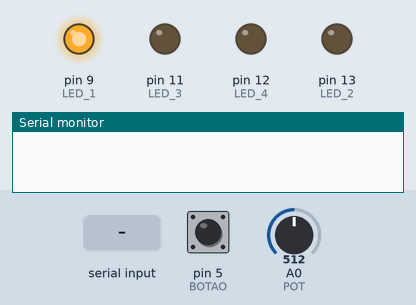
A sketch run on a simulated Arduino Uno, built with avr-gcc and run on an emulated ATmega328P. On the bench: output pins drawn as LEDs (lit = HIGH), the last lines printed to the serial monitor. Dashed ring = blinking. Inputs (shaded band) come from the test bench; at power-on: A0 (POT) = 512, pin 5 (BOTAO) LOW.

Above: at 1.2 s.
1.3 s: A0 (POT) set to 522
At 2.8 s:
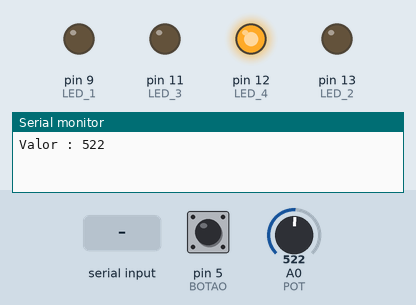
4.3 s: pin 5 (BOTAO) pulled HIGH for 0.15 s
At 5.6 s:
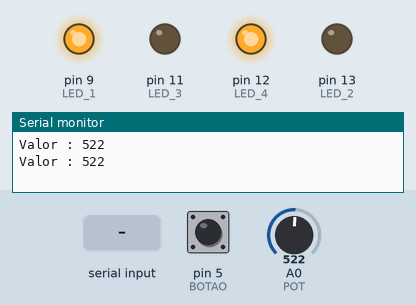
7.3 s: "30,150\n" received over Serial
At 8.1 s:
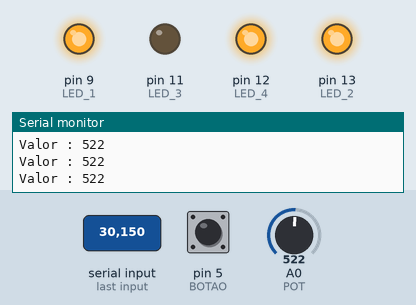
10.3 s: pin 5 (BOTAO) pulled HIGH for 1 s
At 11.0 s:
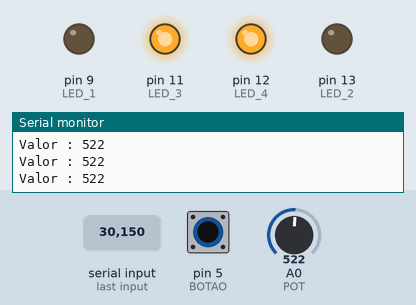
13.3 s: "200\n" received over Serial
At 14.1 s:
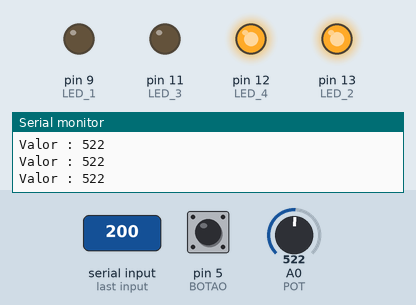
16.3 s: pin 5 (BOTAO) pulled HIGH for 3.2 s
At 16.6 s:
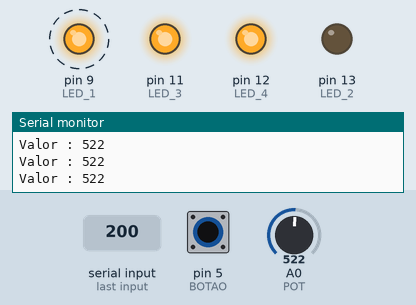
Timing chart, 0 to 22.0 s (numbered marks = the images above; inputs shaded):
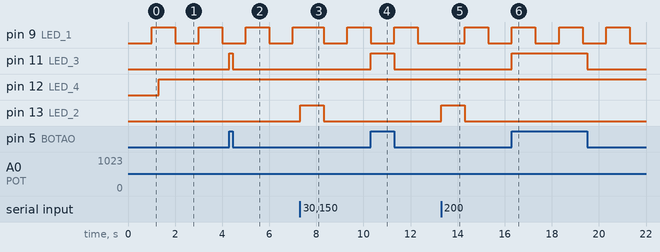

Measured:
- the behaviour switches between 512 and 513 on A0 (POT) (found by bisection; images 0 and 1)
- after the input at 1.3 s, pin 12 (LED_4): LOW → HIGH at once
- after the input at 4.3 s, pin 11 (LED_3): LOW → HIGH at once, → LOW 0.15 s later
- after the input at 7.3 s, pin 13 (LED_2): LOW → HIGH at once, → LOW 1.0 s later
- after the input at 10.3 s, pin 11 (LED_3): LOW → HIGH at once, → LOW 1.0 s later
- after the input at 13.3 s, pin 13 (LED_2): LOW → HIGH at once, → LOW 1.0 s later
- after the input at 16.3 s, pin 11 (LED_3): LOW → HIGH at once, → LOW 3.2 s later
- by itself, pin 9 (LED_1): alternates HIGH for 1.0 s and LOW for 1.0 s

The sketch:

tarefas.ino
```cpp
/*
 * tarefas.ino
 *
 *  Criado em: 27 de julho d 2021
 *      Renan Augusto Starke
 *      Instituto Federal de Santa Catarina
 *
 *      Aplicação exemplo com várias tarefas:
 *        - Piscar o LED 1 a cada 1 segundo.
 *        - Ler um valor entre 0 a 255 do usuário pela porta Serial (USB) e escrever o valor no LED 2.
 *        - Ligar o LED 3 se o botão é pressionado.
 *        - Ligar o LED 4 se o valor analógico do potenciômetro for maior que 312.
 *        - Enviar o valor do potenciômetro a cada 2 segundos.
 *
 *                  Arduino Uno
 *               -----------------
 *           /|\|              A0 |- <-- Potenciômetro
 *            | |                 |
 *            --| RST             |-
 *              |                 |        -+
 *  LED1  <---  | D9              |- <- Rx  -  Cabo USB
 *  LED2  <---  | D10             |- -> Tx  -
 *  LED3  <---  | D11             |        -+
 *  LED4  <---  | D12          D5 |- <- Botão
 *
*/

#define LED_1 9
#define LED_2 13
#define LED_3 11
#define LED_4 12
#define POT   A0
#define BOTAO 5


/* Função SETUP é executa apenas uma vez
 * ela é responsável pela configuração dos
 * pinos do Arduino */
void setup() {

  /* Comunicação serial com o computador */
  Serial.begin(9600);
  while (!Serial);

  /* Configuração dos pinos como entrada ou saída */
  pinMode(LED_1, OUTPUT);
  pinMode(LED_2, OUTPUT);
  pinMode(LED_3, OUTPUT);
  pinMode(LED_4, OUTPUT);
  pinMode(BOTAO, INPUT);
}

/* Essas variáveis são globais pois é necessário
 * manter os valores independente do contexto de
 * execução da função tarefa_1 */
const unsigned long periodo_tarefa_1 = 1000;
unsigned long tempo_tarefa_1 = millis();
int estado_LED1 = LOW;

/* Tarefa 1: pisca o LED a cada 1 segundo */
void tarefa_1(){
  unsigned long tempo_atual = millis();

  /* Hora de piscar o led caso tenha passado 1000 ms */
  if(tempo_atual - tempo_tarefa_1 > periodo_tarefa_1) {

    tempo_tarefa_1 = tempo_atual;

    if (estado_LED1 == HIGH)
      estado_LED1 = LOW;
    else
      estado_LED1 = HIGH;

    digitalWrite(LED_1, estado_LED1);
  }
}

/* Tarefa 2: escreve no LED2 os valor recebido pelo PC */
void tarefa_2(){

  /* Caso tenha recebido algum dado do PC */
  if (Serial.available()) {
    int dados_recebidos = Serial.parseInt();

    if (dados_recebidos >= 0 && dados_recebidos < 256) {
      analogWrite(LED_2, dados_recebidos);
    }
  }
}

/* Tarefa 3: acende o LED conforme o estado do botão */
void tarefa_3(){

 if (digitalRead(BOTAO) == HIGH)
    digitalWrite(LED_3, HIGH);
 else
    digitalWrite(LED_3, LOW);
}


/* Valor analógico é global pois ele é lido pela tarefa 5 */
int valor_analogico = 0;

/* Tarefa 4: acende o LED 4 de acordo com o valor da entrada analógica */
void tarefa_4(){

  valor_analogico = analogRead(POT);

  if (valor_analogico > 512)
    digitalWrite(LED_4, HIGH);
  else {
    digitalWrite(LED_4, LOW);
  }
}

/* Essas variáveis são globais pois é necessário
 * manter os valores independente do contexto de
 * execução da função tarefa_5 */
const unsigned long periodo_tarefa_5 = 2000;
unsigned long tempo_tarefa_5 = millis();

/* Tarefa 5: envia o valor analógico para o PC */
void tarefa_5(){
  unsigned long tempo_atual = millis();

  /* Hora de enviar os dados analógicos caso tenha passado 2000 ms */
  if(tempo_atual - tempo_tarefa_5 > periodo_tarefa_5) {
    tempo_tarefa_5 = tempo_atual;

    Serial.print("Valor : ");
    Serial.println(valor_analogico);
  }
}

/* Função loop() é responsável por escalonar as tarefas.
 * Essa função é executada eternamete enquanto o Arduino estiver
 * energizado */
void loop() {

  tarefa_1();

  tarefa_2();

  tarefa_3();

  tarefa_4();

  tarefa_5();
}
```
